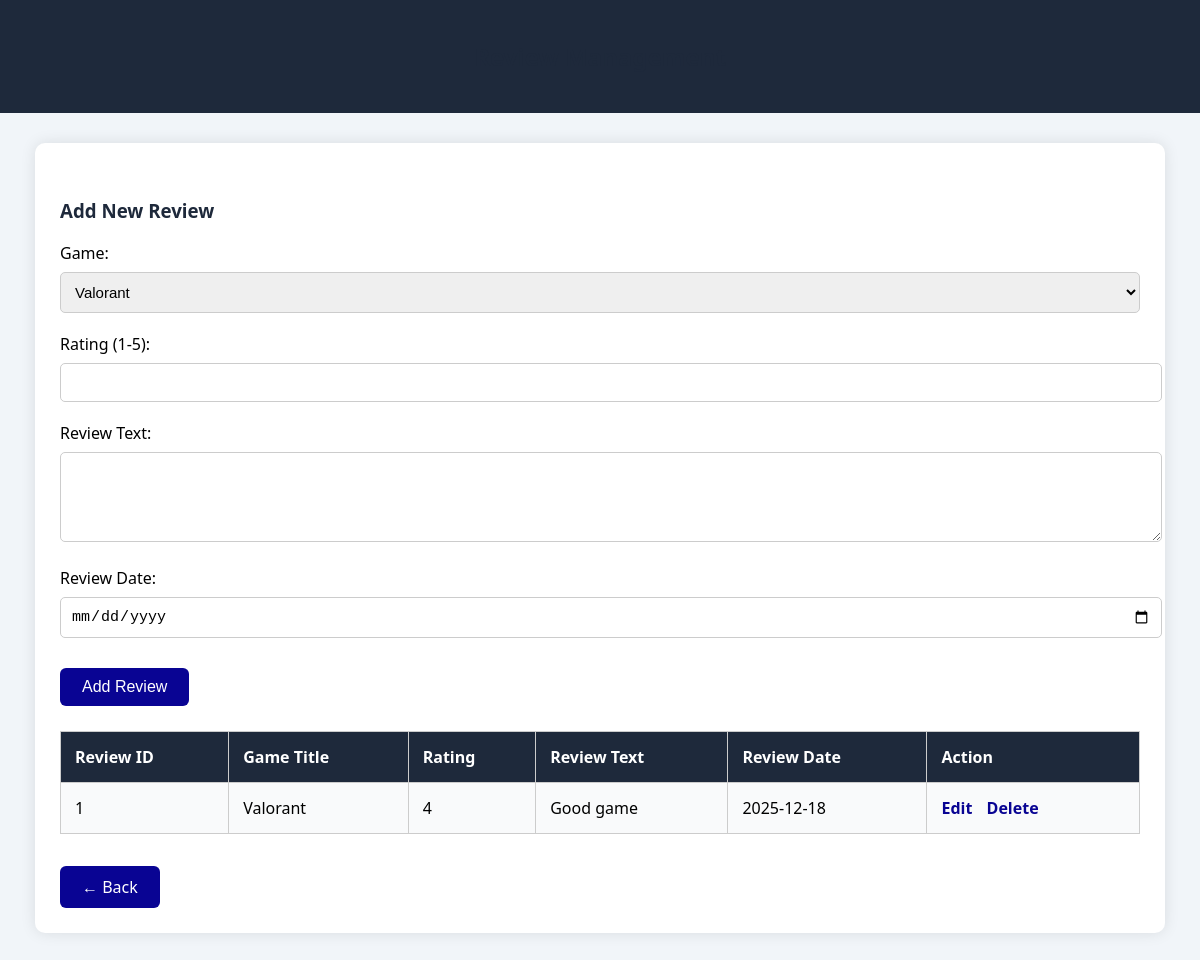
Page /admin/admin_manage/review_management.php (signed in) on the earlier database version.
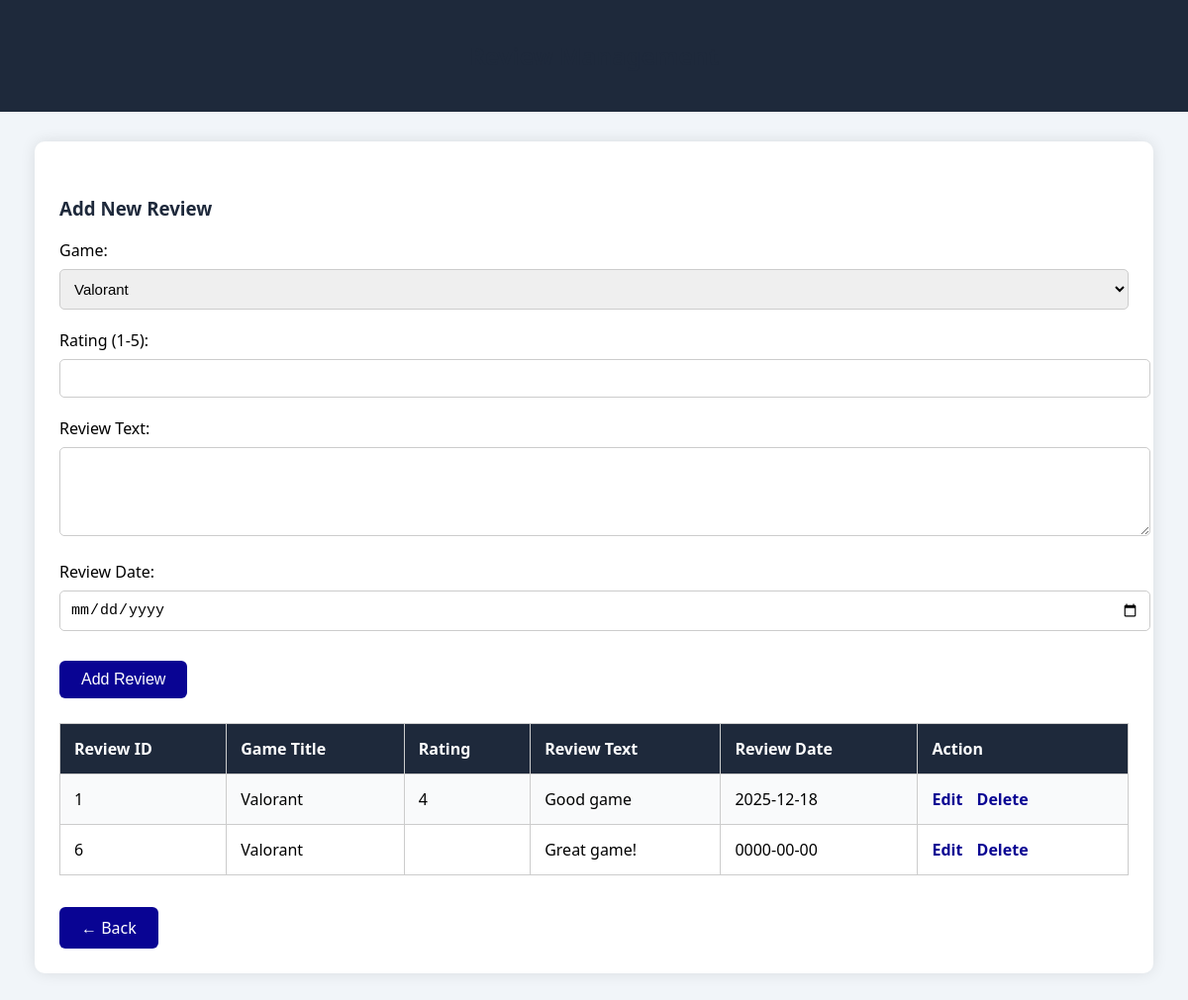
Same page on the later database version.
### tables this page shows
CREATE TABLE `reviews` (
  `review_id` int(11) NOT NULL,
  `user_id` int(11) DEFAULT NULL,
  `game_id` int(11) DEFAULT NULL,
  `review_text` text DEFAULT NULL,
  `rating` tinyint(4) DEFAULT NULL,
  `review_date` date NOT NULL
);

CREATE TABLE `games` (
  `game_id` int(11) NOT NULL,
  `title` varchar(255) NOT NULL,
  `developer` varchar(50) NOT NULL,
  `publisher` varchar(50) NOT NULL,
  `genre` varchar(50) NOT NULL,
  `price` decimal(10,2) DEFAULT 0.00,
  `release_date` date DEFAULT NULL,
  `game_image` varchar(255) DEFAULT NULL
);

### admin/admin_manage/review_management.php (the view, shortened to what this page needs)
<?php
include("../../db.php");
$user_id = $_SESSION['user_id'];
function getReviews($conn, $user_id) {
    $sql = "
        SELECT reviews.*, games.title AS game_title, users.username AS user_name
        FROM reviews
        JOIN games ON reviews.game_id = games.game_id
        JOIN users ON reviews.user_id = users.user_id
        WHERE reviews.user_id = ?
    ";
    $stmt = $conn->prepare($sql);
    $stmt->bind_param("i", $user_id);
    $stmt->execute();
    return $stmt->get_result();
}
$reviews = getReviews($conn, $user_id);
?>
<!DOCTYPE html>
<html lang="en">
<head>
</head>
<body>
<div class="header">
    <h2>Review Management</h2>
</div>
<div class="container">
    <div class="form-section">
        <form method="POST">
            <h3>Add New Review</h3>
            <label>Game:</label>
            <select name="game_id" required>
                <?php
                $gameResult = $conn->query("SELECT game_id, title FROM games");
                while ($gameRow = $gameResult->fetch_assoc()) {
                    echo "<option value='" . $gameRow['game_id'] . "'>" . $gameRow['title'] . "</option>";
                }
                ?>
            </select>
            <label>Rating (1-5):</label>
            <input type="number" name="rating" min="1" max="5" required>
            <label>Review Text:</label>
            <textarea name="review_text" rows="4" required></textarea>
            <label>Review Date:</label>
            <input type="date" name="review_date" required>
            <button class="submit-btn" type="submit" name="add_review">Add Review</button>
        </form>
    </div>
    <table>
        <tr>
            <th>Review ID</th>
            <th>Game Title</th>
            <th>Rating</th>
            <th>Review Text</th>
            <th>Review Date</th>
            <th>Action</th>
        </tr>
        <?php if ($reviews->num_rows > 0): ?>
            <?php while($row = $reviews->fetch_assoc()): ?>
                <tr>
                    <td><?php echo $row["review_id"]; ?></td>
                    <td><?php echo $row["game_title"]; ?></td>
                    <td><?php echo $row["rating"]; ?></td>
                    <td><?php echo $row["review_text"]; ?></td>
                    <td><?php echo $row["review_date"]; ?></td>
                    <td class="action-links">
                        <a href="?edit_review=<?php echo $row['review_id']; ?>">Edit</a>
                        <a href="?delete_review=<?php echo $row['review_id']; ?>" onclick="return confirm('Are you sure you want to permanently delete this review?')">Delete</a>
                    </td>
                </tr>
            <?php endwhile; ?>
        <?php else: ?>
            <tr><td colspan="6">No reviews found</td></tr>
        <?php endif; ?>
    </table>
    <br>
    <a href="management.php" class="back-button">← Back</a>
</div>
</body>
</html>

Differences in the rows shown:
added reviews: review_id "6", game.title "Valorant", review_text "Great game!", review_date "0000-00-00"
